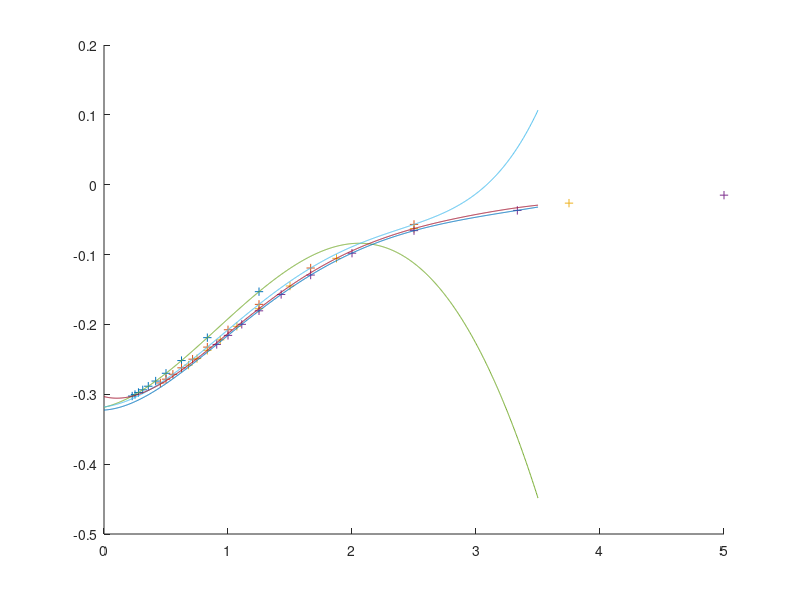

The MATLAB script that drew this image:
clc
clearvars
I=importdata("daten_Vol_y_E0_M1.dat");

indices=[1:1:10];

n=5

p5 = polyfit(I(indices,2),I(indices,3),n)
p10 = polyfit(I(indices+10,2),I(indices+10,3),n)
p15 = polyfit(I(indices+20,2),I(indices+20,3),n)
p20 = polyfit(I(indices+30,2),I(indices+30,3),n)


x=linspace(0,3.5,1000);

hold on
for k=[0:1:3]
plot(I(indices+k*10,2), I(indices+k*10,3), "+")
end

plot(x,polyval(p5,x))
plot(x,polyval(p10,x))
plot(x,polyval(p15,x))
plot(x,polyval(p20,x))

hold off
%ylim([0.5,1.5])
%xlim([0, 3])